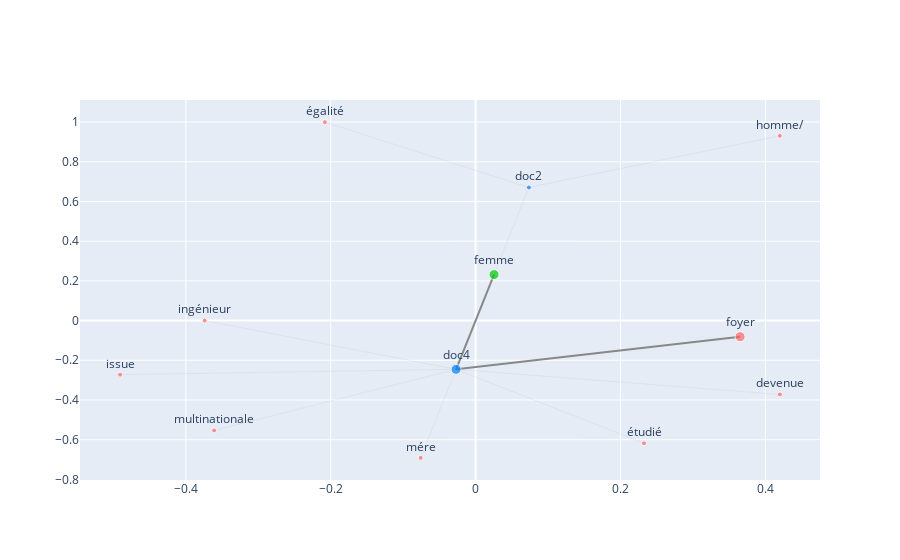

Notebook code cell kept with this figure:
### Code cell
plot_word_of_interest('femme')

### Figure 1 — Plotly figure (JSON) as saved in the notebook; plotly's stock layout.template omitted (floating-point values rounded to 4 significant figures)
{"data": [{"hoverinfo": "none", "line": {"color": "#888", "width": 1}, "mode": "lines", "opacity": 0.1, "type": "scatter", "x": [0.4201, -0.02693], "y": [-0.3722, -0.2456]}, {"hoverinfo": "none", "line": {"color": "#888", "width": 2}, "mode": "lines", "opacity": 1, "type": "scatter", "x": [0.3651, -0.02693], "y": [-0.08096, -0.2456]}, {"hoverinfo": "none", "line": {"color": "#888", "width": 1}, "mode": "lines", "opacity": 0.1, "type": "scatter", "x": [0.4199, 0.07358], "y": [0.9311, 0.6709]}, {"hoverinfo": "none", "line": {"color": "#888", "width": 1}, "mode": "lines", "opacity": 0.1, "type": "scatter", "x": [-0.374, -0.02693], "y": [0.0001052, -0.2456]}, {"hoverinfo": "none", "line": {"color": "#888", "width": 1}, "mode": "lines", "opacity": 0.1, "type": "scatter", "x": [-0.4907, -0.02693], "y": [-0.2723, -0.2456]}, {"hoverinfo": "none", "line": {"color": "#888", "width": 1}, "mode": "lines", "opacity": 0.1, "type": "scatter", "x": [-0.361, -0.02693], "y": [-0.5532, -0.2456]}, {"hoverinfo": "none", "line": {"color": "#888", "width": 1}, "mode": "lines", "opacity": 0.1, "type": "scatter", "x": [-0.07585, -0.02693], "y": [-0.6917, -0.2456]}, {"hoverinfo": "none", "line": {"color": "#888", "width": 1}, "mode": "lines", "opacity": 0.1, "type": "scatter", "x": [-0.2081, 0.07358], "y": [1, 0.6709]}, {"hoverinfo": "none", "line": {"color": "#888", "width": 1}, "mode": "lines", "opacity": 0.1, "type": "scatter", "x": [0.2325, -0.02693], "y": [-0.6183, -0.2456]}, {"hoverinfo": "none", "line": {"color": "#888", "width": 1}, "mode": "lines", "opacity": 0.1, "type": "scatter", "x": [0.02545, 0.07358], "y": [0.232, 0.6709]}, {"hoverinfo": "none", "line": {"color": "#888", "width": 2}, "mode": "lines", "opacity": 1, "type": "scatter", "x": [0.02545, -0.02693], "y": [0.232, -0.2456]}, {"marker": {"color": ["rgb(255,102,102)", "rgb(0,128,255)", "rgb(255,102,102)", "rgb(255,102,102)", "rgb(0,128,255)", "rgb(255,102,102)", "rgb(255,102,102)", "rgb(255,102,102)", "rgb(255,102,102)", "rgb(255,102,102)", "rgb(255,102,102)", "rgb(0,204,0)"], "size": [5, 10, 10, 5, 5, 5, 5, 5, 5, 5, 5, 10]}, "mode": "markers+text", "text": ["devenue", "doc4", "foyer", "homme/", "doc2", "ingénieur", "issue", "multinationale", "mére", "égalité", "étudié", "femme"], "textposition": "top center", "type": "scatter", "x": [0.4201, -0.02693, 0.3651, 0.4199, 0.07358, -0.374, -0.4907, -0.361, -0.07585, -0.2081, 0.2325, 0.02545], "y": [-0.3722, -0.2456, -0.08096, 0.9311, 0.6709, 0.0001052, -0.2723, -0.5532, -0.6917, 1, -0.6183, 0.232]}], "layout": {"autosize": true, "showlegend": false, "xaxis": {"autorange": true, "range": [-0.546, 0.4753], "type": "linear"}, "yaxis": {"autorange": true, "range": [-0.8234, 1.132], "type": "linear"}}}
